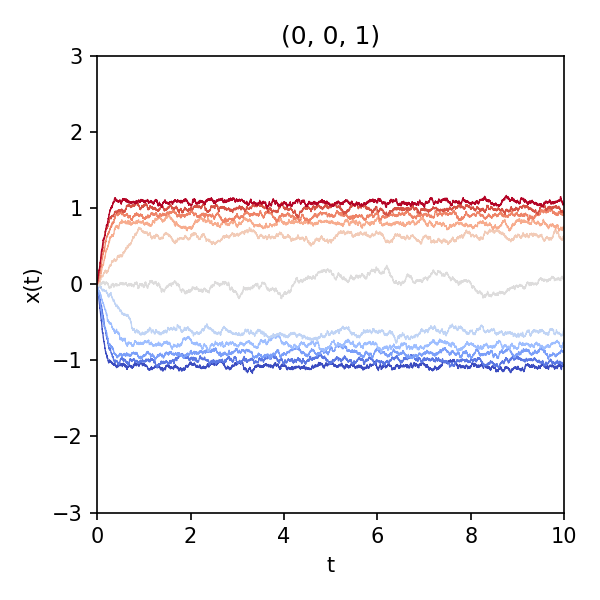

Recreate this plot in Python.
import numpy as np
import matplotlib.pyplot as plt

from neuron_dynamics import simulate, I_DEFAULT, J_QUARTIC


def main():
    # Fig. 1(d): quartic-potential neuron J = (0, 0, 1), beta = 100.
    t, x = simulate(J_QUARTIC, I_DEFAULT, tf=10.0, dt=1e-3, beta=100.0)

    fig, ax = plt.subplots(figsize=(4, 4))
    colors = plt.cm.coolwarm(np.linspace(0.0, 1.0, len(I_DEFAULT)))
    for traj, c in zip(x, colors):
        ax.plot(t, traj, color=c, lw=0.6)

    ax.set_title("(0, 0, 1)")
    ax.set_xlabel("t")
    ax.set_ylabel("x(t)")
    ax.set_xlim(0, 10)
    ax.set_ylim(-3, 3)
    fig.tight_layout()
    fig.savefig("quartic_graph.png", dpi=150)
    print("saved quartic_graph.png")


if __name__ == "__main__":
    main()
